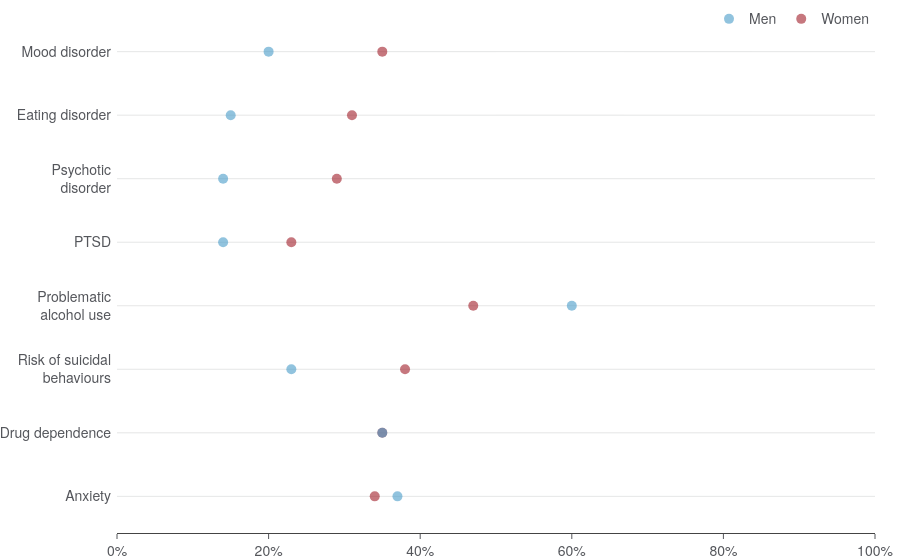

Here is the notebook cell this chart was saved with:
### Code cell
fig = clinical_syndromes.prepare_chart()
fig

### Figure 1 — Plotly figure (JSON) as saved in the notebook; plotly's stock layout.template omitted (floating-point values rounded to 4 significant figures)
{"data": [{"hovertemplate": "%{x}", "mode": "markers", "name": "Women", "opacity": 0.6, "orientation": "h", "text": ["women", "women", "women", "women", "women", "women", "women", "women"], "textposition": "top center", "texttemplate": "%{text}%", "type": "scatter", "x": [35, 31, 29, 23, 47, 38, 35, 34], "y": ["Mood disorder", "Eating disorder", "Psychotic<br>disorder", "PTSD", "Problematic<br>alcohol use", "Risk of suicidal<br>behaviours", "Drug dependence", "Anxiety"]}, {"hovertemplate": "%{x}", "mode": "markers", "name": "Men", "opacity": 0.6, "orientation": "h", "text": ["men", "men", "men", "men", "men", "men", "men", "men"], "textposition": "top center", "texttemplate": "%{text}%", "type": "scatter", "x": [20, 15, 14, 14, 60, 23, 35, 37], "y": ["Mood disorder", "Eating disorder", "Psychotic<br>disorder", "PTSD", "Problematic<br>alcohol use", "Risk of suicidal<br>behaviours", "Drug dependence", "Anxiety"]}], "layout": {"hovermode": "y unified", "legend": {"itemclick": "toggleothers", "itemdoubleclick": false, "orientation": "h", "traceorder": "reversed", "x": 1, "xanchor": "right", "y": 0.97, "yanchor": "bottom"}, "showlegend": true, "xaxis": {"automargin": true, "dtick": 20, "range": [0, 100], "showline": true, "ticks": "outside", "ticksuffix": "%", "zeroline": false}, "yaxis": {"automargin": true, "autorange": "reversed", "type": "category"}}}
